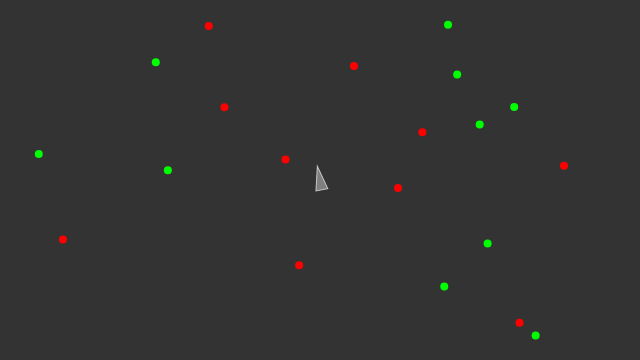
Frame 1 (no input)
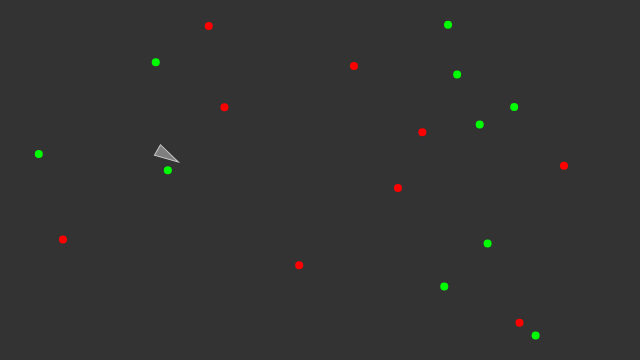
Frame 60 (no input)
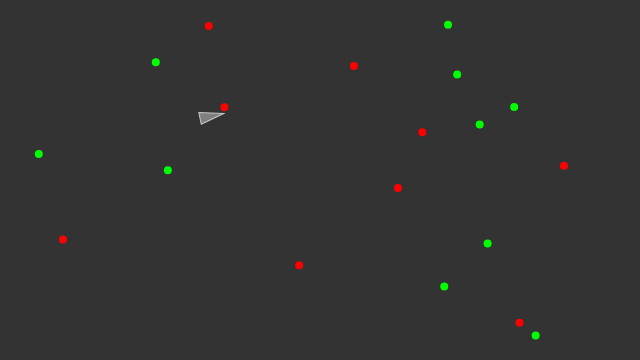
Frame 120 (the mouse pressed at the canvas centre since frame 60)

The p5.js sketch that drew these frames (run headless with seeded random() and noise() and a simulated clock; from frame 60 on, the mouse is pressed at the canvas centre):

// p5.js sketch
// ── sketch.js
//Coding while watching the great 
// The Nature of Code
// Daniel Shiffman
// http://natureofcode.com
//https://www.youtube.com/watch?v=flxOkx0yLrY&list=PLRqwX-V7Uu6bJM3VgzjNV5YxVxUwzALHV&index=15&t=0s


// Implements Craig Reynold's autonomous steering behaviors
// One vehicle "seeks"
// See: http://www.red3d.com/cwr/

let v;
let food = [];
let poison = [];

function setup() {
  createCanvas(640, 360);
  v = new Vehicle(width / 2, height / 2);
  for (let i = 0; i < 10; i++) {
    let x = random(width);
    let y = random(height);
    food.push(createVector(x, y));
  }

  for (let i = 0; i < 10; i++) {
    let x = random(width);
    let y = random(height);
    poison.push(createVector(x, y));
  }

}

function draw() {
  background(51);

  // Call the appropriate steering behaviors for our agents
  v.eat(food);
  v.eat(poison);
  //v.seek(mouse);
  v.update();
  v.display();

  for (let i = 0; i < food.length; i++) {
    fill(0, 255, 0);
    noStroke();
    ellipse(food[i].x, food[i].y, 8, 8);
  }


  for (let i = 0; i < poison.length; i++) {
    fill(255, 0, 0);
    noStroke();
    ellipse(poison[i].x, poison[i].y, 8, 8);
  }


}
// ── vehicle.js
//Coding while watching the great 
// The Nature of Code
// Daniel Shiffman
// http://natureofcode.com
//https://www.youtube.com/watch?v=flxOkx0yLrY&list=PLRqwX-V7Uu6bJM3VgzjNV5YxVxUwzALHV&index=15&t=0s


class Vehicle {

  constructor(x, y) {
    this.acceleration = createVector(0, 0);
    this.velocity = createVector(0, -2);
    this.position = createVector(x, y);
    this.r = 6;
    this.maxspeed = 8;
    this.maxforce = 0.2;
  }


  update() {
    // Update velocity
    this.velocity.add(this.acceleration);
    // Limit speed
    this.velocity.limit(this.maxspeed);
    this.position.add(this.velocity);
    // Reset accelerationelertion to 0 each cycle
    this.acceleration.mult(0);
  }

  applyForce(force) {
    // We could add mass here if we want A = F / M
    this.acceleration.add(force);
  }

  eat(list) {
    let record = Infinity;
    let closest = null;
    for (let i = 0; i < list.length; i++) {
      const d = this.position.dist(list[i]);
      if (d < record) {
        record = d;
        closest = i;
      }
    }

    if (record < 5) {
      list.splice(closest, 1);
    }

    this.seek(list[closest]);
  }

  // A method that calculates a steering force towards a target
  // STEER = DESIRED MINUS VELOCITY
  seek(target) {

    var desired = p5.Vector.sub(target, this.position); // A vector pointing from the location to the target

    // Scale to maximum speed
    desired.setMag(this.maxspeed);

    // Steering = Desired minus velocity
    var steer = p5.Vector.sub(desired, this.velocity);
    steer.limit(this.maxforce); // Limit to maximum steering force

    this.applyForce(steer);
  }

  display() {
    // Draw a triangle rotated in the direction of velocity
    let theta = this.velocity.heading() + PI / 2;
    fill(127);
    stroke(200);
    strokeWeight(1);
    push();
    translate(this.position.x, this.position.y);
    rotate(theta);
    beginShape();
    vertex(0, -this.r * 2);
    vertex(-this.r, this.r * 2);
    vertex(this.r, this.r * 2);
    endShape(CLOSE);
    pop();
  }
}
